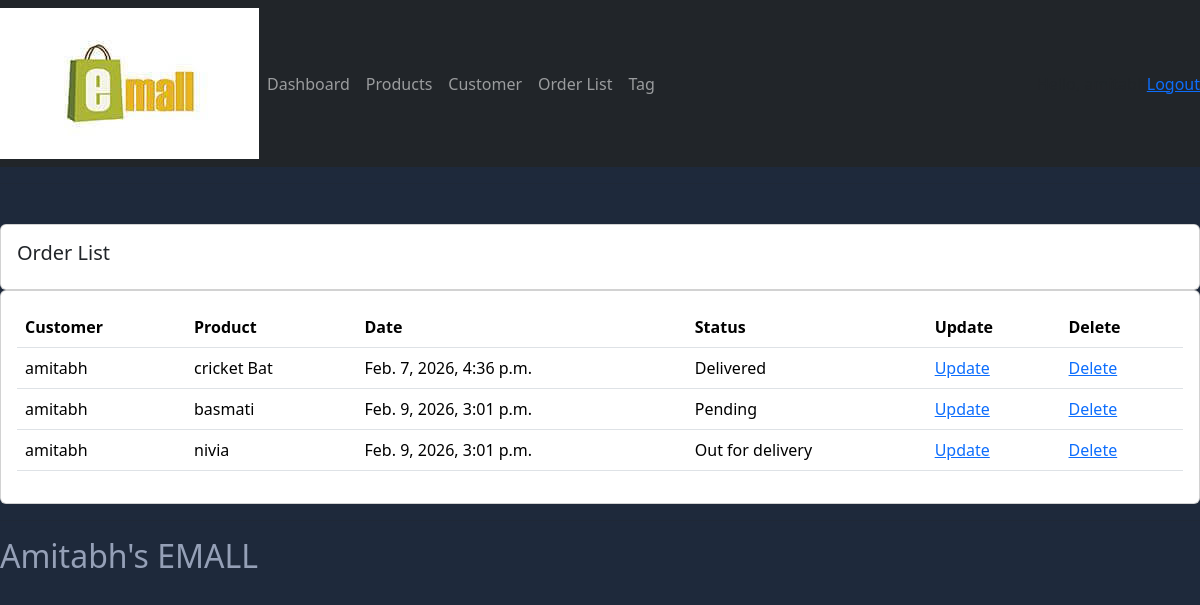
Page /order_list (signed in) on the committed database.
### account/models.py (models this page shows, shortened)
class Order(models.Model):
    STATUS=(
        ('Pending','Pending'),
        ('Out for delivery','Out for delivery'),
        ('Delivered','Delivered')
    )
    customer=models.ForeignKey(Customer,null=True,on_delete=models.CASCADE)
    product=models.ForeignKey(Product,null=True,on_delete=models.CASCADE)
    date_created=models.DateTimeField(auto_now_add=True,null=True)
    status=models.CharField(max_length=100,null=True,choices=STATUS)

class Customer(models.Model):
    name=models.CharField(max_length=100)
    phone=models.CharField(max_length=100)
    email=models.CharField(max_length=200)
    date_created=models.DateTimeField(auto_now_add=True,null=True)

class Product(models.Model):
    CATEGORY=(
        ('Indoor','Indoor'),
        ('Out door','Out door'),
    )
    name=models.CharField(max_length=100,null=True)
    price=models.FloatField(null=True)
    category=models.CharField(max_length=100,null=True,choices=CATEGORY)
    description=models.CharField(max_length=200,null=True,blank=True)
    date_created=models.DateTimeField(auto_now_add=True,null=True)
    pic=models.ImageField(blank=True,null=True,upload_to='product_image')
    tags=models.ManyToManyField(Tag)

### account/views.py (the view)
# urls.py: path('order_list',views.order_list,name='order_list'),
@login_required(login_url='login')
def order_list(request):
    order=Order.objects.all()
    return render(request,'account/order_list.html',{'order':order})

### templates/account/order_list.html
{%  extends 'main.html' %}
{% block content %}
		<br>
		<div class="row">
			<div class="col-md">
				<div class="card card-body">
					<h5>Order List</h5>
				</div>
				<div class="card card-body">
					<table class="table">
						<tr>
							<th>Customer</th>
							<th>Product</th>
							<th>Date</th>
                            <th>Status</th>
                            <th>Update</th>
                            <th>Delete</th>
						</tr>
						{% for i in order %}
							<tr>
								<td>{{i.customer.name}}</td>
								<td>{{i.product.name}}</td>
								<td>{{i.date_created}}</td>
                                <td>{{i.status}}</td>
                                <td><a href ="{% url 'updateorder' i.id %}">Update </td>
                                <td><a href="{% url 'delete_order' i.id %}">Delete</a></td>
							</tr>
						{% endfor %}
					</table>
				</div>
			</div>
		</div>
{% endblock content %}

### static/css/main.css (style rules this page uses)
body { background-color: rgb(30, 41, 59); }

### rows in the picture
Order: customer.name "amitabh", product.name "cricket Bat", date_created "Feb. 7, 2026, 4:36 p.m.", status "Delivered"
Order: customer.name "amitabh", product.name "basmati", date_created "Feb. 9, 2026, 3:01 p.m.", status "Pending"
Order: customer.name "amitabh", product.name "nivia", date_created "Feb. 9, 2026, 3:01 p.m.", status "Out for delivery"
